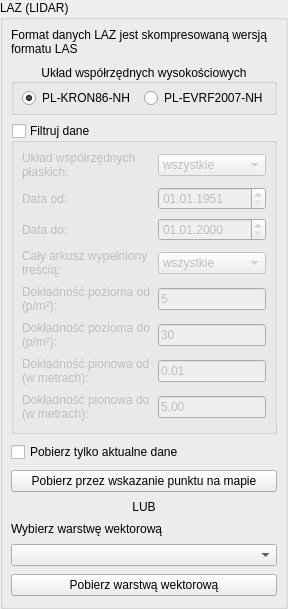
         <widget class="QgsCollapsibleGroupBox" name="las_groupBox">
          <property name="toolTip">
           <string />
          </property>
          <property name="title">
           <string>LAZ (LIDAR)</string>
          </property>
          <property name="collapsed">
           <bool>true</bool>
          </property>
          <property name="saveCollapsedState">
           <bool>false</bool>
          </property>
          <layout class="QVBoxLayout" name="verticalLayout">
           <property name="leftMargin">
            <number>8</number>
           </property>
           <property name="topMargin">
            <number>8</number>
           </property>
           <property name="rightMargin">
            <number>8</number>
           </property>
           <property name="bottomMargin">
            <number>10</number>
           </property>
           <property name="spacing">
            <number>8</number>
           </property>
           <item>
            <widget class="QLabel" name="label_38">
             <property name="text">
              <string>Format danych LAZ jest skompresowaną wersją formatu LAS</string>
             </property>
             <property name="role" stdset="0">
              <string notr="true">hint</string>
             </property>
             <property name="wordWrap">
              <bool>true</bool>
             </property>
            </widget>
           </item>
           <item>
            <widget class="QGroupBox" name="groupBox_36">
             <property name="title">
              <string>Układ współrzędnych wysokościowych</string>
             </property>
             <property name="alignment">
              <set>Qt::AlignCenter</set>
             </property>
             <layout class="QHBoxLayout" name="horizontalLayout_56">
              <property name="leftMargin">
               <number>6</number>
              </property>
              <property name="topMargin">
               <number>4</number>
              </property>
              <property name="rightMargin">
               <number>6</number>
              </property>
              <property name="bottomMargin">
               <number>4</number>
              </property>
              <item alignment="Qt::AlignHCenter|Qt::AlignVCenter">
               <widget class="QRadioButton" name="las_kron86_rdbtn">
                <property name="text">
                 <string>PL-KRON86-NH</string>
                </property>
                <property name="checked">
                 <bool>true</bool>
                </property>
               </widget>
              </item>
              <item alignment="Qt::AlignHCenter|Qt::AlignVCenter">
               <widget class="QRadioButton" name="las_evrf2007_rdbtn">
                <property name="text">
                 <string>PL-EVRF2007-NH</string>
                </property>
               </widget>
              </item>
             </layout>
            </widget>
           </item>
           <item>
            <widget class="QgsCollapsibleGroupBox" name="las_filter_groupBox">
             <property name="title">
              <string>Filtruj dane</string>
             </property>
             <property name="checkable">
              <bool>true</bool>
             </property>
             <property name="checked">
              <bool>false</bool>
             </property>
             <property name="collapsed">
              <bool>true</bool>
             </property>
             <property name="saveCollapsedState">
              <bool>false</bool>
             </property>
             <layout class="QVBoxLayout" name="verticalLayout_3">
              <property name="leftMargin">
               <number>8</number>
              </property>
              <property name="topMargin">
               <number>8</number>
              </property>
              <property name="rightMargin">
               <number>8</number>
              </property>
              <property name="bottomMargin">
               <number>10</number>
              </property>
              <property name="spacing">
               <number>8</number>
              </property>
              <item>
               <layout class="QGridLayout" name="gridLayout_3">
                <item row="7" column="1">
                 <widget class="QgsFilterLineEdit" name="las_mhTo_lineEdit">
                  <property name="text">
                   <string>5.00</string>
                  </property>
                  <property name="qgisRelation" stdset="0">
                   <string notr="true" />
                  </property>
                 </widget>
                </item>
                <item row="1" column="1">
                 <widget class="QgsDateTimeEdit" name="las_from_dateTimeEdit">
                  <property name="date">
                   <date>
                    <year>1951</year>
                    <month>1</month>
                    <day>1</day>
                   </date>
                  </property>
                  <property name="displayFormat">
                   <string>dd.MM.yyyy</string>
                  </property>
                 </widget>
                </item>
                <item row="5" column="0">
                 <widget class="QLabel" name="label_14">
                  <property name="text">
                   <string>Dokładność pozioma do (p/m²):</string>
                  </property>
                  <property name="wordWrap">
                   <bool>true</bool>
                  </property>
                 </widget>
                </item>
                <item row="2" column="1">
                 <widget class="QgsDateTimeEdit" name="las_to_dateTimeEdit">
                  <property name="displayFormat">
                   <string>dd.MM.yyyy</string>
                  </property>
                 </widget>
                </item>
                <item row="3" column="0">
                 <widget class="QLabel" name="label_12">
                  <property name="text">
                   <string>Cały arkusz wypełniony treścią:</string>
                  </property>
                  <property name="wordWrap">
                   <bool>true</bool>
                  </property>
                 </widget>
                </item>
                <item row="6" column="0">
                 <widget class="QLabel" name="label_17">
                  <property name="text">
                   <string>Dokładność pionowa od (w metrach):</string>
                  </property>
                  <property name="wordWrap">
                   <bool>true</bool>
                  </property>
                 </widget>
                </item>
                <item row="1" column="0">
                 <widget class="QLabel" name="label_9">
                  <property name="text">
                   <string>Data od:</string>
                  </property>
                  <property name="wordWrap">
                   <bool>true</bool>
                  </property>
                 </widget>
                </item>
                <item row="4" column="1">
                 <widget class="QgsFilterLineEdit" name="las_pixelFrom_lineEdit">
                  <property name="text">
                   <string>5</string>
                  </property>
                  <property name="qgisRelation" stdset="0">
                   <string notr="true" />
                  </property>
                 </widget>
                </item>
                <item row="5" column="1">
                 <widget class="QgsFilterLineEdit" name="las_pixelTo_lineEdit">
                  <property name="text">
                   <string>30</string>
                  </property>
                  <property name="showSpinner">
                   <bool>false</bool>
                  </property>
                  <property name="qgisRelation" stdset="0">
                   <string notr="true" />
                  </property>
                 </widget>
                </item>
                <item row="7" column="0">
                 <widget class="QLabel" name="label_18">
                  <property name="text">
                   <string>Dokładność pionowa do (w metrach):</string>
                  </property>
                  <property name="wordWrap">
                   <bool>true</bool>
                  </property>
                 </widget>
                </item>
                <item row="0" column="1">
                 <widget class="QComboBox" name="las_crs_cmbbx">
                  <item>
                   <property name="text">
                    <string>wszystkie</string>
                   </property>
                  </item>
                  <item>
                   <property name="text">
                    <string>PL-1992</string>
                   </property>
                  </item>
                  <item>
                   <property name="text">
                    <string>PL-2000</string>
                   </property>
                  </item>
                 </widget>
                </item>
                <item row="2" column="0">
                 <widget class="QLabel" name="label_10">
                  <property name="text">
                   <string>Data do:</string>
                  </property>
                  <property name="wordWrap">
                   <bool>true</bool>
                  </property>
                 </widget>
                </item>
                <item row="4" column="0">
                 <widget class="QLabel" name="label_13">
                  <property name="text">
                   <string>Dokładność pozioma od (p/m²):</string>
                  </property>
                  <property name="wordWrap">
                   <bool>true</bool>
                  </property>
                 </widget>
                </item>
                <item row="3" column="1">
                 <widget class="QComboBox" name="las_full_cmbbx">
                  <item>
                   <property name="text">
                    <string>wszystkie</string>
                   </property>
                  </item>
                  <item>
                   <property name="text">
                    <string>TAK</string>
                   </property>
                  </item>
                  <item>
                   <property name="text">
                    <string>NIE</string>
                   </property>
                  </item>
                 </widget>
                </item>
                <item row="6" column="1">
                 <widget class="QgsFilterLineEdit" name="las_mhFrom_lineEdit">
                  <property name="text">
                   <string>0.01</string>
                  </property>
                  <property name="qgisRelation" stdset="0">
                   <string notr="true" />
                  </property>
                 </widget>
                </item>
                <item row="0" column="0">
                 <widget class="QLabel" name="label_66">
                  <property name="text">
                   <string>Układ współrzędnych płaskich:</string>
                  </property>
                  <property name="wordWrap">
                   <bool>true</bool>
                  </property>
                 </widget>
                </item>
               </layout>
              </item>
             </layout>
            </widget>
           </item>
           <item>
            <widget class="QCheckBox" name="laz_newest_chkbx">
             <property name="text">
              <string>Pobierz tylko aktualne dane</string>
             </property>
            </widget>
           </item>
           <item>
            <widget class="QPushButton" name="las_capture_btn">
             <property name="text">
              <string>Pobierz przez wskazanie punktu na mapie</string>
             </property>
             <property name="cursor">
              <cursorShape>PointingHandCursor</cursorShape>
             </property>
             <property name="icon">
              <iconset>
               <normaloff>../images/pin.svg</normaloff>../images/pin.svg</iconset>
             </property>
             <property name="role" stdset="0">
              <string notr="true">primary</string>
             </property>
            </widget>
           </item>
           <item>
            <layout class="QHBoxLayout" name="horizontalLayout_or_las">
             <property name="spacing">
              <number>0</number>
             </property>
             <item>
              <widget class="QFrame" name="line_or_l_las">
               <property name="sizePolicy">
                <sizepolicy hsizetype="Expanding" vsizetype="Fixed">
                 <horstretch>1</horstretch>
                 <verstretch>0</verstretch>
                </sizepolicy>
               </property>
               <property name="frameShape">
                <enum>QFrame::NoFrame</enum>
               </property>
              </widget>
             </item>
             <item>
              <widget class="QLabel" name="label_15">
               <property name="text">
                <string>LUB</string>
               </property>
               <property name="alignment">
                <set>Qt::AlignCenter</set>
               </property>
               <property name="role" stdset="0">
                <string notr="true">divider</string>
               </property>
              </widget>
             </item>
             <item>
              <widget class="QFrame" name="line_or_r_las">
               <property name="sizePolicy">
                <sizepolicy hsizetype="Expanding" vsizetype="Fixed">
                 <horstretch>1</horstretch>
                 <verstretch>0</verstretch>
                </sizepolicy>
               </property>
               <property name="frameShape">
                <enum>QFrame::NoFrame</enum>
               </property>
              </widget>
             </item>
            </layout>
           </item>
           <item>
            <widget class="QLabel" name="label_61">
             <property name="text">
              <string>Wybierz warstwę wektorową</string>
             </property>
             <property name="role" stdset="0">
              <string notr="true">field-title</string>
             </property>
            </widget>
           </item>
           <item>
            <widget class="QgsMapLayerComboBox" name="las_mapLayerComboBox" />
           </item>
           <item>
            <widget class="QPushButton" name="las_fromLayer_btn">
             <property name="text">
              <string>Pobierz warstwą wektorową</string>
             </property>
             <property name="cursor">
              <cursorShape>PointingHandCursor</cursorShape>
             </property>
             <property name="icon">
              <iconset>
               <normaloff>../images/layers.svg</normaloff>../images/layers.svg</iconset>
             </property>
             <property name="role" stdset="0">
              <string notr="true">primary</string>
             </property>
            </widget>
           </item>
          </layout>
         </widget>
